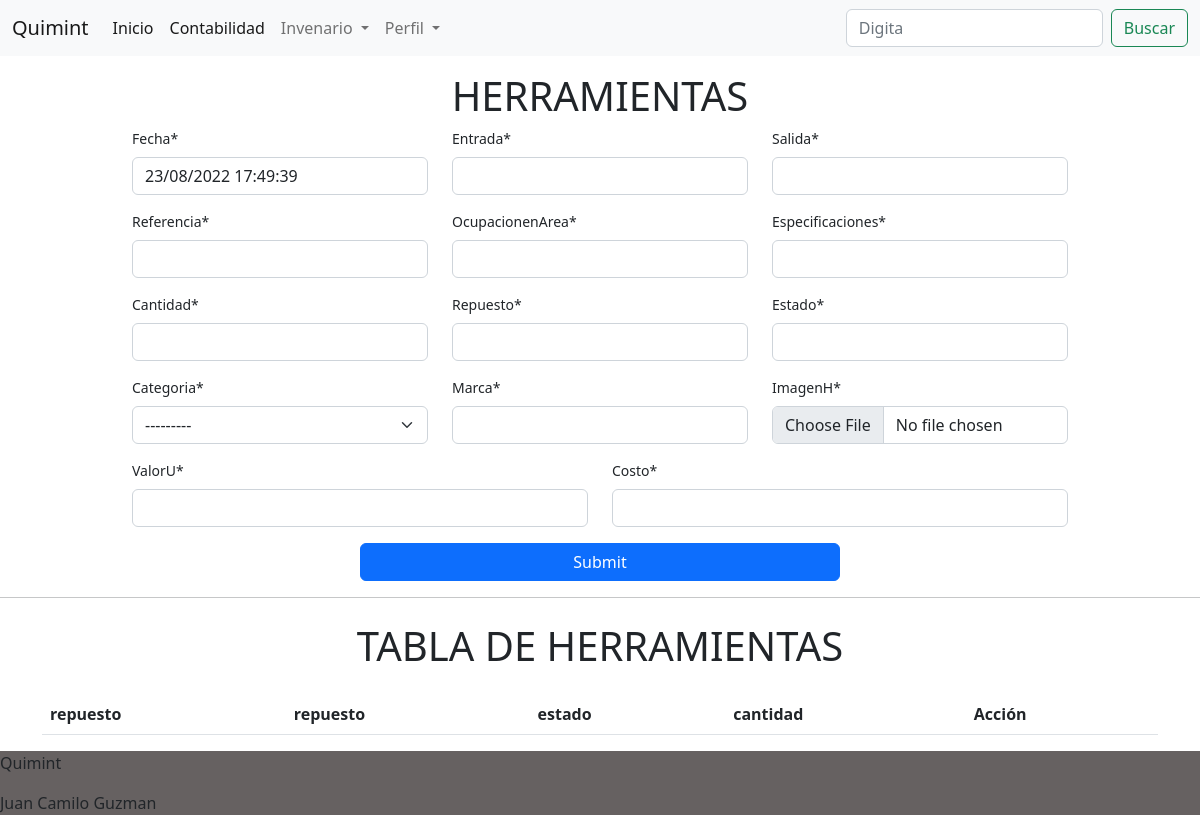
The app's page /herramientas/, older data.
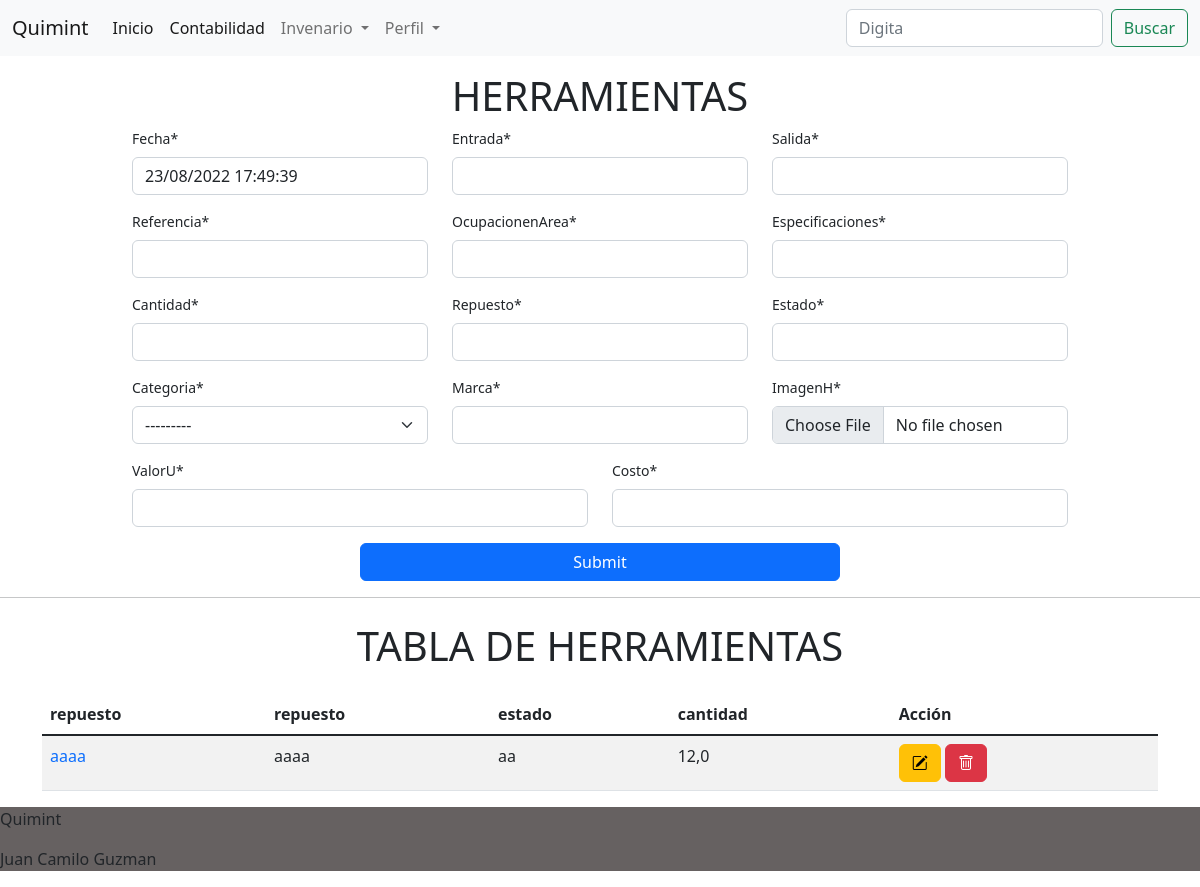
The same page, newer data.
### principal/models.py (models this page shows, shortened)
class Herramientas(models.Model):
    id = models.AutoField(primary_key=True)
    fecha = models.DateTimeField(default=timezone.now)
    repuesto = models.CharField(max_length=20)
    referencia = models.CharField(max_length=20)
    estado = models.CharField(max_length=20)
    cantidad = models.FloatField(max_length=20)
    entrada = models.CharField(max_length=20)
    salida = models.CharField(max_length=20)
    ocupacionenArea = models.CharField(max_length=20)
    especificaciones = models.CharField(max_length=100)
    imagenH = models.ImageField(upload_to="herramientas", null= True)
    categoria = models.ForeignKey(Categorias, on_delete=models.CASCADE)
    marca = models.CharField(max_length=20)
    valorU = models.FloatField(max_length=20)
    costo = models.FloatField(max_length=20)

### principal/views.py (the view)
# urls.py: path('herramientas/', views.agregarHerramientas, name='herramientas'),
def agregarHerramientas(request):
    herramientas = Herramientas.objects.all()
    if request.method == 'POST':
        form = formHerramientas(request.POST, request.FILES)
        if form.is_valid():
            form.save()
            messages.success(request, "Por fin")
            return HttpResponseRedirect('/')
        else:
            messages.error(request, "error")
    else:
        form = formHerramientas()
    data={
        'form': form,
        'herramientas':herramientas
    }
    return render(request, 'pages/herramientas.html',data)

### principal/forms.py
class formHerramientas(forms.ModelForm):
    class Meta:
        model = Herramientas
        fields = "__all__"

### principal/models.py (called while the page is built)
    def __str__(self):
        return self.tipo

### principal/templates/pages/herramientas.html (shortened to what this page needs)
{%extends 'index.html'%}
{%block header%}
     {%include 'components/header.html'%}
{%endblock%}
{%block contenido%}
{% load crispy_forms_tags %}
<div class="container mt-3" style="width: 80%; font-size: 14px">
     <h1 style="text-align:center;">HERRAMIENTAS</h1>
     <form action="" method="POST" enctype="multipart/form-data" autocomplete="off" novalidate>
         <div class="row">
             <div class="col-4">{{form.fecha|as_crispy_field}}</div>
             <div class="col-4">{{form.entrada|as_crispy_field}}</div>
             <div class="col-4">{{form.salida|as_crispy_field}}</div>
         </div>
         <div class="row">
             <div class="col-4">{{form.referencia|as_crispy_field}}</div>
             <div class="col-4">{{form.ocupacionenArea|as_crispy_field}}</div>
             <div class="col-4">{{form.especificaciones|as_crispy_field}}</div>
         </div>
         <div class="row">
             <div class="col-4">{{form.cantidad|as_crispy_field}}</div>
             <div class="col-4">{{form.repuesto|as_crispy_field}}</div>
             <div class="col-4">{{form.estado|as_crispy_field}}</div>
         </div>
         <div class="row">
             <div class="col-4">{{form.categoria|as_crispy_field}}</div>
             <div class="col-4">{{form.marca|as_crispy_field}}</div>
             <div class="col-4">{{form.imagenH|as_crispy_field}}</div>
         </div>
         <div class="row">
             <div class="col-6">{{form.valorU|as_crispy_field}}</div>
             <div class="col-6">{{form.costo|as_crispy_field}}</div>
         </div>
         <div class="row justify-content-center">
             <input type="submit" class="btn btn-primary col-6">
         </div>
     </form>
 </div>
 <hr>
 <h1 class="m-4" style="text-align:center;">TABLA DE HERRAMIENTAS</h1>
    <div class="container mt-1">
        <table  id="tblEquipos" class="table table-striped" style="width:100%">
            <thead>
                <tr>
                    <th>repuesto</th>
                    <th>repuesto</th>
                    <th>estado</th>
                    <th>cantidad</th>
                    <th>Acción</th>
                </tr>
            </thead>
            <tbody>
                {% for a in herramientas %}
                <tr>
                    <td><a href="{% url 'herramienta' id=a.id %}">{{a.repuesto}}</a></td>
                    <td>{{a.repuesto}}</td>
                    <td>{{a.estado}}</td>
                    <td>{{a.cantidad}}</td>
                    <td>
                        <button class="btn btn-warning"><i class="bi bi-pencil-square"></i></button>
                        <a  href="{% url 'eliminar' id=a.id %}" class="btn btn-danger"><i class="bi bi-trash"></i></a>
                    </td>
                  </tr>
                {%endfor%}
            </tbody>
        </table>
  </div>
{%endblock%}
{%block footer%}
     {% include 'components/footer.html'%}
{%endblock%}

Row changes from the older to the newer data that the page shows:
added Herramientas: repuesto "aaaa", estado "aa", cantidad "12,0"
